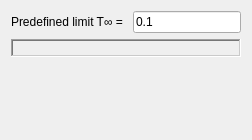
             <widget class="QWidget" name="page_12">
              <layout class="QVBoxLayout" name="verticalLayout_18">
               <item>
                <layout class="QHBoxLayout" name="horizontalLayout_15">
                 <item>
                  <widget class="QLabel" name="lbTDef">
                   <property name="text">
                    <string>Predefined limit T∞ = </string>
                   </property>
                  </widget>
                 </item>
                 <item>
                  <widget class="QLineEdit" name="lET">
                   <property name="text">
                    <string>0.1</string>
                   </property>
                  </widget>
                 </item>
                </layout>
               </item>
               <item>
                <widget class="QLabel" name="lbT">
                 <property name="frameShape">
                  <enum>QFrame::WinPanel</enum>
                 </property>
                 <property name="frameShadow">
                  <enum>QFrame::Sunken</enum>
                 </property>
                 <property name="lineWidth">
                  <number>2</number>
                 </property>
                 <property name="text">
                  <string/>
                 </property>
                </widget>
               </item>
               <item>
                <spacer name="verticalSpacer_4">
                 <property name="orientation">
                  <enum>Qt::Vertical</enum>
                 </property>
                 <property name="sizeHint" stdset="0">
                  <size>
                   <width>20</width>
                   <height>72</height>
                  </size>
                 </property>
                </spacer>
               </item>
              </layout>
             </widget>
